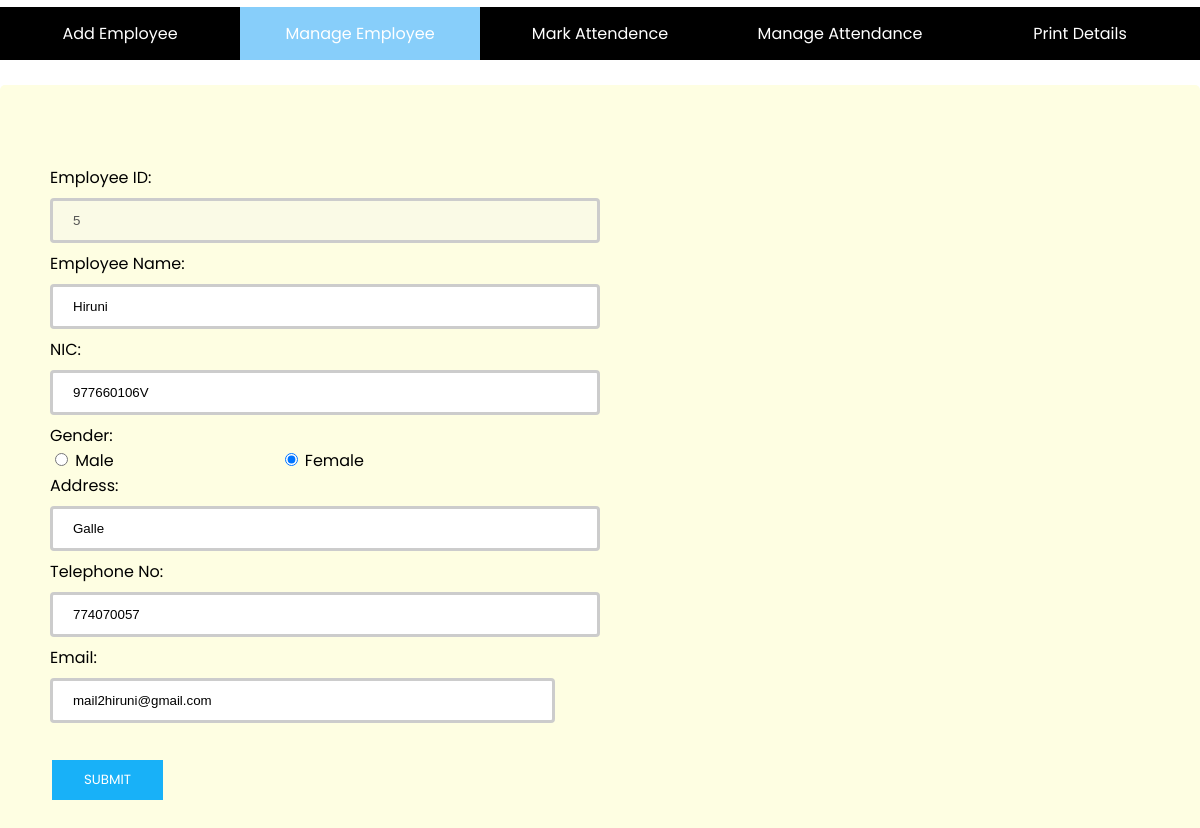
The app's page /src/Employee/updated.php?id=5 with its own data.
### tables this page shows
CREATE TABLE `emp` (
  `Employee_ID` int(11) NOT NULL,
  `Employee_Name` text NOT NULL,
  `NIC` varchar(50) NOT NULL,
  `Address` text NOT NULL,
  `Gender` text NOT NULL,
  `Telephone_No` int(11) NOT NULL,
  `Email` varchar(50) NOT NULL,
  `adminid` int(11) NOT NULL
);

### src/Employee/updated.php (the view, shortened to what this page needs)
<?php
include_once '../connection.php';
$result = mysqli_query($conn,"SELECT * FROM emp WHERE Employee_ID='" . $_GET['id'] . "'");
$row= mysqli_fetch_array($result);
?>
<html>
<head>
<link rel="stylesheet" href="https://cdnjs.cloudflare.com/ajax/libs/font-awesome/4.7.0/css/font-awesome.min.css">
<link rel="stylesheet" href="empcss/View.css">
</head>
<body>
  	<br>
  	<div class="row" style="margin-top: -18px;">
	<div class = "navbar">
  		<ul>
		  <li><a href="AddEmpDetails.php">Add Employee</a></li>
		  <li><a class="active" href="ManageEmployee.php">Manage Employee</a></li>
		  <li><a href="MarkAttendence.php">Mark Attendence</a></li>
		  <li><a href="ManageAttendance.php">Manage Attendance</a></li>
		  <li><a href="PrintDetails.php">Print Details</a></li>
		</ul>
		</div>
  	</div>
  	<br>
  	<div class="row form1">
  		<br>
  		<form name="frmUser" method="post" action="">
		<div style="padding-bottom:5px;">
		</div>
		Employee ID: <br>
		<input type="text" name="id" disabled value="<?php echo $row['Employee_ID']; ?>">
		<br>
		Employee Name: <br>
		<input type="text" name="Employee_Name" pattern="[a-zA-Z ]+|[a-zA-Z ]+\\s{1}[a-zA-Z ]{1,}|[a-zA-Z ]+\\s{1}[a-zA-Z ]{3,}\\s{1}[a-zA-Z ]{1,}" class="txtField" value="<?php echo $row['Employee_Name']; ?>">
		<br>
		NIC: <br>
		<input type="text" name="NIC" pattern="[A-Z0-9]+" class="txtField" value="<?php echo $row['NIC']; ?>">
		<br>
		Gender: <br>
		<?php
		if($row['Gender']=='male'){
		echo 	"<input type=\"radio\" id=\"male\" name=\"status\" value=\"male\"  checked=\"checked\">
			<label for=\"male\">Male</label>
	  		<input type=\"radio\" id=\"female\" name=\"status\" value=\"female\">
			<label for=\"female\">Female</label>" ;
		}	else {
			echo 	"<input type=\"radio\" id=\"male\" name=\"status\" value=\"male\"  >
			<label for=\"male\">Male</label>
	  		<input type=\"radio\" id=\"female\" name=\"status\" value=\"female\" checked=\"checked\">
			<label for=\"female\">Female</label>" ;
		}
		?>
		<br>
		Address: <br>
		<input type="text" name="Address" class="txtField" value="<?php echo $row['Address']; ?>">
		<br>
		Telephone No:<br>
		<input type="text" name="Telephone_No" pattern="[0-9]{10}" class="txtField" value="<?php echo $row['Telephone_No']; ?>">
		<br>
		Email:<br>
		<input type="Email" name="Email" class="txtField" style="width:505px;height:45px;border:3px solid #ccc;border-radius: 4px; padding: 12px 20px;
 		 margin: 8px 0;" value="<?php echo $row['Email']; ?>">
		<br><br>
		<input type="submit" name="submit" value="Submit" class="buttom">
	</form>
  	</div>
</body>
</html>

### public/empcss/View.css (style rules this page uses)
* { box-sizing: border-box; }
body { margin: 0; font-family: 'Poppins', sans-serif; }
input[type=text], select { width: 50%; padding: 12px 20px; margin: 8px 0; display: inline-block; border: 3px solid #ccc; border-radius: 4px; box-sizing: border-box; }
label { width:200px; display:inline-block; text-align:left; }
input[type=submit] { background-color: #18b1f8; border: none; color: white; padding: 10px 32px; text-decoration: none; margin: 4px 2px; font-family: 'Poppins', sans-serif; text-transform: uppercase; cursor: pointer; }
.form1 { border-radius: 5px; background-color: #fefee2; padding: 50px; }
.navbar { width: 100%; overflow: auto; }
ul { list-style-type: none; margin: 0; padding: 0; overflow: hidden; background-color: #000000; }
li { float: left; width:20%; }
li a { display: block; color: white; text-align: center; padding: 14px 16px; text-decoration: none; }
.active { background-color: #87CEFA; }

### records on screen
emp: id "5", Employee_Name "Hiruni", NIC "977660106V", Address "Galle", Telephone_No "774070057", Email "mail2hiruni@gmail.com"
